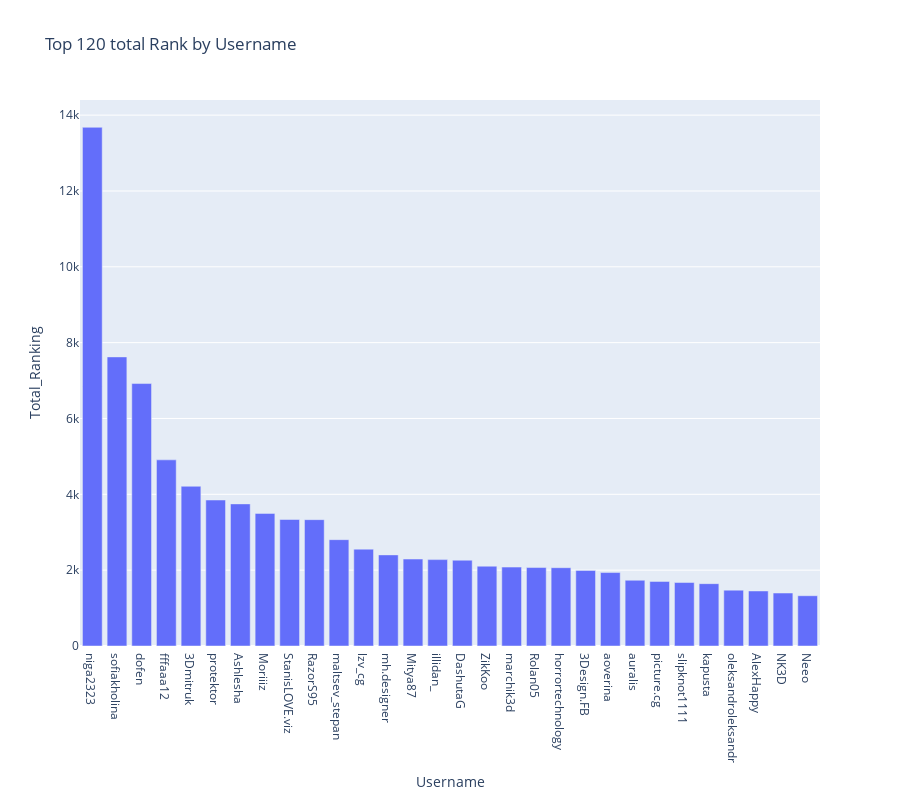

Notebook code cell kept with this figure:
### Code cell
data_user_gr = data.groupby(by='Username', as_index=False)['Ranking'].sum()
data_user_gr.columns = ['Username', 'Total_Ranking']
data_user_gr.sort_values(by='Total_Ranking', ascending=False, inplace=True)
data_user_gr = data_user_gr.head(30)

cat_user_list = data_user_gr['Username'].tolist()
cat_user_dict = {'Username': cat_user_list}

fig5 = px.bar(data_user_gr, x='Username', y='Total_Ranking', 
              category_orders=cat_user_dict, height=800, title='Top 120 total Rank by Username')
fig5.show()

### Figure 1 — Plotly figure (JSON) as saved in the notebook; plotly's stock layout.template omitted (floating-point values rounded to 4 significant figures)
{"data": [{"alignmentgroup": "True", "hovertemplate": "Username=%{x}<br>Total_Ranking=%{y}<extra></extra>", "legendgroup": "", "marker": {"color": "#636efa", "pattern": {"shape": ""}}, "name": "", "offsetgroup": "", "orientation": "v", "showlegend": false, "textposition": "auto", "type": "bar", "x": ["niga2323", "sofiakholina", "dofen", "fffaaa12", "3Dmitruk", "protektor", "Ashlesha", "Moriiiz", "StanisLOVE.viz", "RazorS95", "maltsev_stepan", "lzv_cg", "mh.designer", "Mitya87", "illidan_", "DashutaG", "ZikKoo", "marchik3d", "Rolan05", "horrortechnology", "3Design.FB", "aoverina", "auralis", "picture.cg", "slipknot1111", "kapusta", "oleksandroleksandr", "AlexHappy", "NK3D", "Neeo"], "xaxis": "x", "y": [13679, 7624, 6921, 4909, 4212, 3850, 3748, 3497, 3336, 3332, 2804, 2554, 2403, 2293, 2278, 2263, 2105, 2081, 2069, 2065, 1992, 1937, 1734, 1703, 1674, 1644, 1473, 1451, 1397, 1326], "yaxis": "y"}], "layout": {"barmode": "relative", "height": 800, "legend": {"tracegroupgap": 0}, "title": {"text": "Top 120 total Rank by Username"}, "xaxis": {"anchor": "y", "categoryarray": ["niga2323", "sofiakholina", "dofen", "fffaaa12", "3Dmitruk", "protektor", "Ashlesha", "Moriiiz", "StanisLOVE.viz", "RazorS95", "maltsev_stepan", "lzv_cg", "mh.designer", "Mitya87", "illidan_", "DashutaG", "ZikKoo", "marchik3d", "Rolan05", "horrortechnology", "3Design.FB", "aoverina", "auralis", "picture.cg", "slipknot1111", "kapusta", "oleksandroleksandr", "AlexHappy", "NK3D", "Neeo"], "categoryorder": "array", "domain": [0, 1], "title": {"text": "Username"}}, "yaxis": {"anchor": "x", "domain": [0, 1], "title": {"text": "Total_Ranking"}}}}
